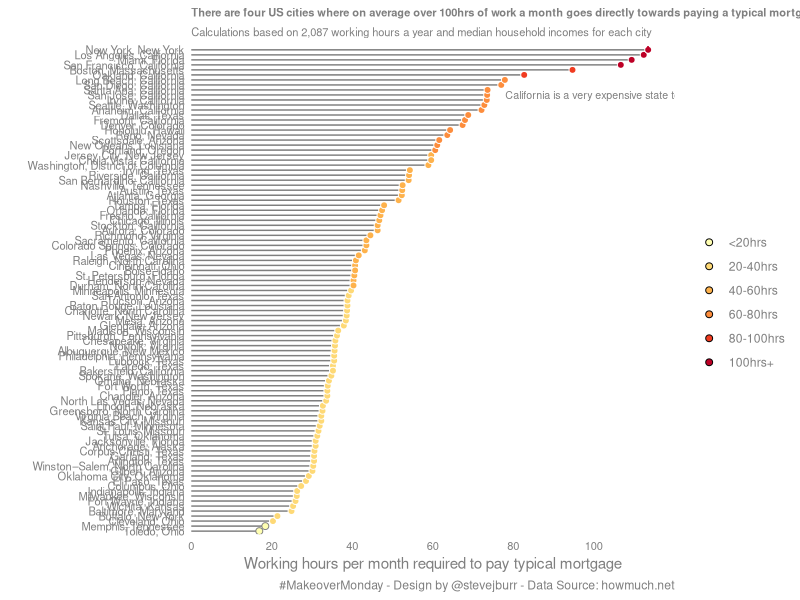

Write the R code that produced this figure.
library(tidyverse)
library(readxl)

#read in the raw data
data <- read_xlsx("Hours to Pay Mortgage.xlsx")


#check what's in the data
colnames(data)
data %>% distinct(City) %>% pull() %>% length() -> cities

data %>% 
  arrange(`Hours per Month to Afford a Home`) %>%
  mutate(pos=1:n(),
         fill=case_when(`Hours per Month to Afford a Home` <20 ~ "<20hrs",
                        `Hours per Month to Afford a Home` <40 ~ "20-40hrs",
                        `Hours per Month to Afford a Home` <60 ~ "40-60hrs",
                        `Hours per Month to Afford a Home` <80 ~ "60-80hrs",
                        `Hours per Month to Afford a Home` <100 ~ "80-100hrs",
                        TRUE ~ "100hrs+"),
         line=if_else(`Hours per Month to Afford a Home`<20,"grey50","white")) %>%
  mutate(fill=fct_reorder(fill,`Hours per Month to Afford a Home`)) %>%
  #filter(pos<=10 | pos >cities-10) %>%
  mutate(label=paste0(City,", ",State)) %>%
  mutate(label=fct_reorder(label,`Hours per Month to Afford a Home`)) %>%
  ggplot()+
  geom_segment(aes(y=0, yend=`Hours per Month to Afford a Home`,x=label, xend=label),colour="grey50")+
  geom_point(aes(y=`Hours per Month to Afford a Home`,x=label,fill=fill,colour=line),cex=2,shape=21) +
  annotate("text",y=78,x=88,label="California is a very expensive state to live in",hjust="left",size=2.7,colour="grey50")+
  coord_flip() +
  scale_y_continuous(breaks=c(0,20,40,60,80,100),limits=c(0,120),expand=c(0,0)) +
  scale_fill_brewer("",palette = "YlOrRd")+
  scale_colour_identity()+
  labs(x="",
       y="Working hours per month required to pay typical mortgage",
       title="There are four US cities where on average over 100hrs of work a month goes directly towards paying a typical mortgage",
       subtitle="Calculations based on 2,087 working hours a year and median household incomes for each city",
       caption="#MakeoverMonday - Design by @stevejburr - Data Source: howmuch.net") +
  theme_minimal() +
  theme(text=element_text(colour="grey50"),
        panel.grid=element_blank(),
        axis.title=element_text(colour="grey50"),
        axis.text=element_text(colour="grey50",size=8),
        plot.subtitle = element_text(size=8),
        plot.title=element_text(size=8,face="bold")) -> p


ggsave("plot.png",p,height=10.8,width=9.09)
